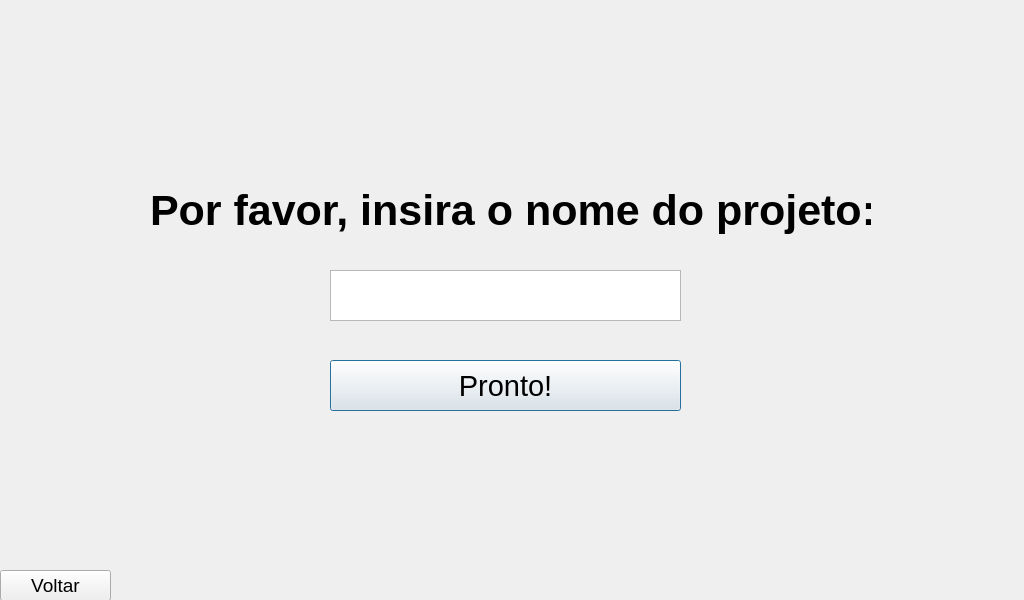
<?xml version="1.0" encoding="UTF-8"?>
<ui version="4.0">
 <class>Dialog</class>
 <widget class="QDialog" name="Dialog">
  <property name="geometry">
   <rect>
    <x>0</x>
    <y>0</y>
    <width>1024</width>
    <height>600</height>
   </rect>
  </property>
  <property name="font">
   <font>
    <family>Arial</family>
    <pointsize>22</pointsize>
   </font>
  </property>
  <property name="windowTitle">
   <string>Dialog</string>
  </property>
  <widget class="QLabel" name="label">
   <property name="geometry">
    <rect>
     <x>150</x>
     <y>180</y>
     <width>721</width>
     <height>61</height>
    </rect>
   </property>
   <property name="font">
    <font>
     <family>Arial</family>
     <pointsize>32</pointsize>
     <weight>75</weight>
     <bold>true</bold>
     <underline>false</underline>
     <strikeout>false</strikeout>
     <kerning>true</kerning>
    </font>
   </property>
   <property name="text">
    <string>Por favor, insira o nome do projeto:</string>
   </property>
  </widget>
  <widget class="QTextEdit" name="projectName">
   <property name="geometry">
    <rect>
     <x>330</x>
     <y>270</y>
     <width>351</width>
     <height>51</height>
    </rect>
   </property>
   <property name="font">
    <font>
     <family>Arial</family>
     <pointsize>22</pointsize>
    </font>
   </property>
   <property name="html">
    <string>&lt;!DOCTYPE HTML PUBLIC &quot;-//W3C//DTD HTML 4.0//EN&quot; &quot;http://www.w3.org/TR/REC-html40/strict.dtd&quot;&gt;
&lt;html&gt;&lt;head&gt;&lt;meta name=&quot;qrichtext&quot; content=&quot;1&quot; /&gt;&lt;style type=&quot;text/css&quot;&gt;
p, li { white-space: pre-wrap; }
&lt;/style&gt;&lt;/head&gt;&lt;body style=&quot; font-family:'Arial'; font-size:22pt; font-weight:400; font-style:normal;&quot;&gt;
&lt;p align=&quot;center&quot; dir='rtl' style=&quot;-qt-paragraph-type:empty; margin-top:0px; margin-bottom:0px; margin-left:0px; margin-right:0px; -qt-block-indent:0; text-indent:0px; font-family:'MS Shell Dlg 2'; font-size:14pt;&quot;&gt;&lt;br /&gt;&lt;/p&gt;&lt;/body&gt;&lt;/html&gt;</string>
   </property>
  </widget>
  <widget class="QPushButton" name="prontoButton">
   <property name="geometry">
    <rect>
     <x>330</x>
     <y>360</y>
     <width>351</width>
     <height>51</height>
    </rect>
   </property>
   <property name="font">
    <font>
     <family>Arial</family>
     <pointsize>22</pointsize>
    </font>
   </property>
   <property name="text">
    <string>Pronto!</string>
   </property>
  </widget>
  <widget class="QPushButton" name="voltarButton">
   <property name="geometry">
    <rect>
     <x>0</x>
     <y>570</y>
     <width>111</width>
     <height>31</height>
    </rect>
   </property>
   <property name="font">
    <font>
     <family>Arial</family>
     <pointsize>14</pointsize>
    </font>
   </property>
   <property name="text">
    <string>Voltar</string>
   </property>
  </widget>
 </widget>
 <resources/>
 <connections/>
</ui>
